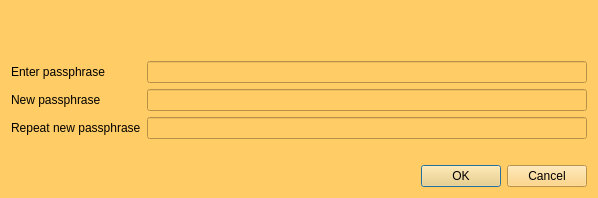
<?xml version="1.0" encoding="UTF-8"?>
<ui version="4.0">
 <class>AskPassphraseDialog</class>
 <widget class="QDialog" name="AskPassphraseDialog">
  <property name="geometry">
   <rect>
    <x>0</x>
    <y>0</y>
    <width>598</width>
    <height>198</height>
   </rect>
  </property>
  <property name="sizePolicy">
   <sizepolicy hsizetype="Preferred" vsizetype="Minimum">
    <horstretch>0</horstretch>
    <verstretch>0</verstretch>
   </sizepolicy>
  </property>
  <property name="minimumSize">
   <size>
    <width>550</width>
    <height>0</height>
   </size>
  </property>
  <property name="windowTitle">
   <string>Passphrase Dialog</string>
  </property>
  <property name="styleSheet">
   <string notr="true">background-color: rgb(255, 204, 102);
alternate-background-color: rgb(255, 204, 102);</string>
  </property>
  <layout class="QVBoxLayout" name="verticalLayout">
   <item>
    <widget class="QLabel" name="warningLabel">
     <property name="textFormat">
      <enum>Qt::RichText</enum>
     </property>
     <property name="wordWrap">
      <bool>true</bool>
     </property>
    </widget>
   </item>
   <item>
    <layout class="QFormLayout" name="formLayout">
     <property name="fieldGrowthPolicy">
      <enum>QFormLayout::AllNonFixedFieldsGrow</enum>
     </property>
     <item row="0" column="0">
      <widget class="QLabel" name="passLabel1">
       <property name="text">
        <string>Enter passphrase</string>
       </property>
      </widget>
     </item>
     <item row="0" column="1">
      <widget class="QLineEdit" name="passEdit1">
       <property name="echoMode">
        <enum>QLineEdit::Password</enum>
       </property>
      </widget>
     </item>
     <item row="1" column="0">
      <widget class="QLabel" name="passLabel2">
       <property name="text">
        <string>New passphrase</string>
       </property>
      </widget>
     </item>
     <item row="1" column="1">
      <widget class="QLineEdit" name="passEdit2">
       <property name="echoMode">
        <enum>QLineEdit::Password</enum>
       </property>
      </widget>
     </item>
     <item row="2" column="0">
      <widget class="QLabel" name="passLabel3">
       <property name="text">
        <string>Repeat new passphrase</string>
       </property>
      </widget>
     </item>
     <item row="2" column="1">
      <widget class="QLineEdit" name="passEdit3">
       <property name="echoMode">
        <enum>QLineEdit::Password</enum>
       </property>
      </widget>
     </item>
     <item row="3" column="1">
      <widget class="QLabel" name="capsLabel">
       <property name="font">
        <font>
         <weight>75</weight>
         <bold>true</bold>
        </font>
       </property>
       <property name="text">
        <string/>
       </property>
       <property name="alignment">
        <set>Qt::AlignCenter</set>
       </property>
      </widget>
     </item>
    </layout>
   </item>
   <item>
    <widget class="QDialogButtonBox" name="buttonBox">
     <property name="orientation">
      <enum>Qt::Horizontal</enum>
     </property>
     <property name="standardButtons">
      <set>QDialogButtonBox::Cancel|QDialogButtonBox::Ok</set>
     </property>
    </widget>
   </item>
  </layout>
 </widget>
 <resources/>
 <connections>
  <connection>
   <sender>buttonBox</sender>
   <signal>accepted()</signal>
   <receiver>AskPassphraseDialog</receiver>
   <slot>accept()</slot>
   <hints>
    <hint type="sourcelabel">
     <x>248</x>
     <y>254</y>
    </hint>
    <hint type="destinationlabel">
     <x>157</x>
     <y>274</y>
    </hint>
   </hints>
  </connection>
  <connection>
   <sender>buttonBox</sender>
   <signal>rejected()</signal>
   <receiver>AskPassphraseDialog</receiver>
   <slot>reject()</slot>
   <hints>
    <hint type="sourcelabel">
     <x>316</x>
     <y>260</y>
    </hint>
    <hint type="destinationlabel">
     <x>286</x>
     <y>274</y>
    </hint>
   </hints>
  </connection>
 </connections>
</ui>
